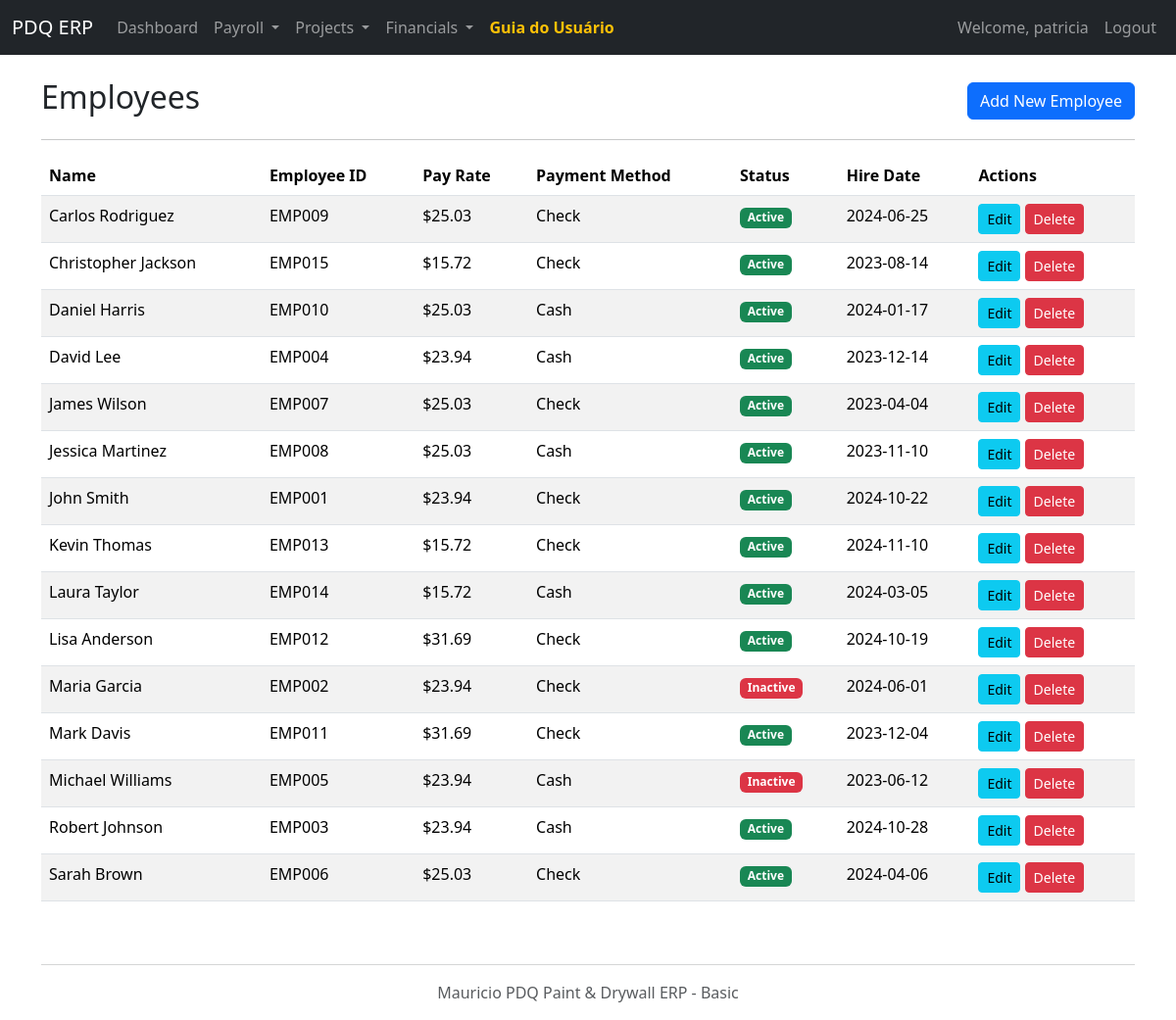
Page /employees (signed in) on the committed database.
### models.py (models this page shows, shortened)
class Employee(db.Model):
    id = db.Column(db.Integer, primary_key=True)
    name = db.Column(db.String(100), nullable=False)
    employee_id_str = db.Column(db.String(20), unique=True)
    contact_details = db.Column(db.Text)
    pay_rate = db.Column(db.Float, nullable=False)
    payment_method_preference = db.Column(db.Enum(PaymentMethod))
    is_active = db.Column(db.Boolean, default=True)
    hire_date = db.Column(db.Date)

### app.py (the view)
@app.route('/employees')
@login_required
def employees():
    all_employees = Employee.query.order_by(Employee.name).all()
    return render_template('employees.html', employees=all_employees)

### app.py (called while the page is built)
def login_required(f):
    @wraps(f)
    def decorated_function(*args, **kwargs):
        if 'user_id' not in session:
            flash('Please log in to access this page.', 'danger')
            return redirect(url_for('login'))
        return f(*args, **kwargs)
    return decorated_function

### templates/employees.html (shortened to what this page needs)
{% extends "layout.html" %}
{% block content %}
<div class="d-flex justify-content-between align-items-center mb-3">
    <h2>Employees</h2>
    <a href="{{ url_for('add_employee') }}" class="btn btn-primary">Add New Employee</a>
</div>
<hr>
{% if employees %}
<div class="table-responsive">
    <table class="table table-striped table-hover">
        <thead>
            <tr>
                <th>Name</th>
                <th>Employee ID</th>
                <th>Pay Rate</th>
                <th>Payment Method</th>
                <th>Status</th>
                <th>Hire Date</th>
                <th>Actions</th>
            </tr>
        </thead>
        <tbody>
            {% for employee in employees %}
            <tr>
                <td>{{ employee.name }}</td>
                <td>{{ employee.employee_id_str }}</td>
                <td>${{ "%.2f"|format(employee.pay_rate) }}</td>
                <td>{{ employee.payment_method_preference.value if employee.payment_method_preference else "Not set" }}</td>
                <td>
                    <span class="badge bg-{{ 'success' if employee.is_active else 'danger' }}">
                        {{ "Active" if employee.is_active else "Inactive" }}
                    </span>
                </td>
                <td>{{ employee.hire_date.strftime('%Y-%m-%d') if employee.hire_date else "Not set" }}</td>
                <td>
                    <a href="{{ url_for('edit_employee', id=employee.id) }}" class="btn btn-sm btn-info">Edit</a>
                    <button type="button" class="btn btn-sm btn-danger" data-bs-toggle="modal" data-bs-target="#deleteModal{{ employee.id }}">
                        Delete
                    </button>
                </td>
            </tr>
            {% endfor %}
        </tbody>
    </table>
</div>
{% else %}
<div class="alert alert-info">
    No employees found. <a href="{{ url_for('add_employee') }}" class="alert-link">Add your first employee</a>.
</div>
{% endif %}
{% endblock %}

### rows in the picture
Employee: name "Carlos Rodriguez", employee_id_str "EMP009", pay_rate "25.03", payment_method_preference "Check", is_active "Active", hire_date "2024-06-25"
Employee: name "Christopher Jackson", employee_id_str "EMP015", pay_rate "15.72", payment_method_preference "Check", is_active "Active", hire_date "2023-08-14"
Employee: name "Daniel Harris", employee_id_str "EMP010", pay_rate "25.03", payment_method_preference "Cash", is_active "Active", hire_date "2024-01-17"
Employee: name "David Lee", employee_id_str "EMP004", pay_rate "23.94", payment_method_preference "Cash", is_active "Active", hire_date "2023-12-14"
Employee: name "James Wilson", employee_id_str "EMP007", pay_rate "25.03", payment_method_preference "Check", is_active "Active", hire_date "2023-04-04"
Employee: name "Jessica Martinez", employee_id_str "EMP008", pay_rate "25.03", payment_method_preference "Cash", is_active "Active", hire_date "2023-11-10"
Employee: name "John Smith", employee_id_str "EMP001", pay_rate "23.94", payment_method_preference "Check", is_active "Active", hire_date "2024-10-22"
Employee: name "Kevin Thomas", employee_id_str "EMP013", pay_rate "15.72", payment_method_preference "Check", is_active "Active", hire_date "2024-11-10"
Employee: name "Laura Taylor", employee_id_str "EMP014", pay_rate "15.72", payment_method_preference "Cash", is_active "Active", hire_date "2024-03-05"
Employee: name "Lisa Anderson", employee_id_str "EMP012", pay_rate "31.69", payment_method_preference "Check", is_active "Active", hire_date "2024-10-19"
Employee: name "Maria Garcia", employee_id_str "EMP002", pay_rate "23.94", payment_method_preference "Check", is_active "Inactive", hire_date "2024-06-01"
Employee: name "Mark Davis", employee_id_str "EMP011", pay_rate "31.69", payment_method_preference "Check", is_active "Active", hire_date "2023-12-04"
Employee: name "Michael Williams", employee_id_str "EMP005", pay_rate "23.94", payment_method_preference "Cash", is_active "Inactive", hire_date "2023-06-12"
Employee: name "Robert Johnson", employee_id_str "EMP003", pay_rate "23.94", payment_method_preference "Cash", is_active "Active", hire_date "2024-10-28"
Employee: name "Sarah Brown", employee_id_str "EMP006", pay_rate "25.03", payment_method_preference "Check", is_active "Active", hire_date "2024-04-06"

### other values in the picture
{{ session.get('username') }} "patricia"
